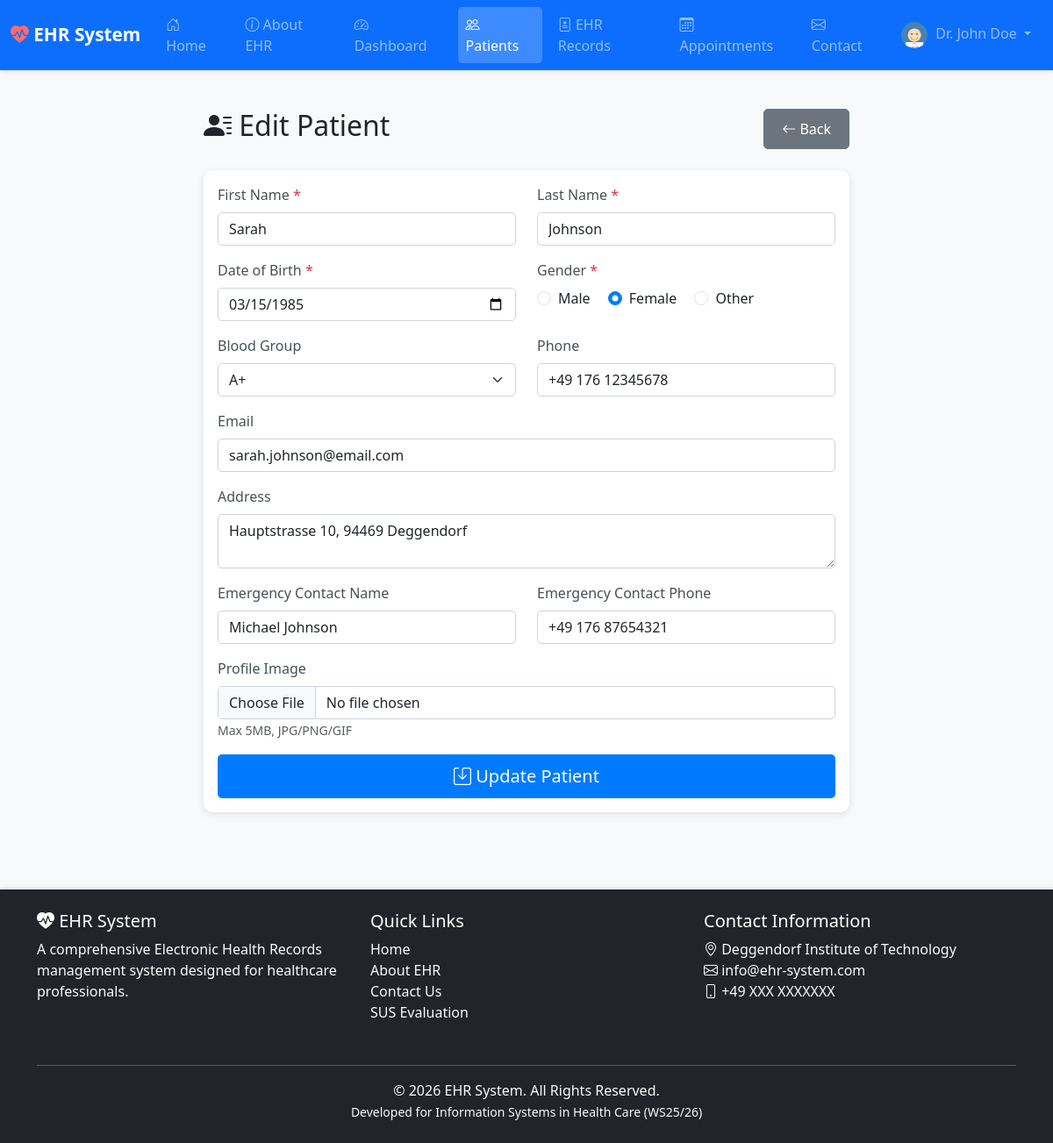
The page /modules/patients/edit_patient.php?id=1 (signed in) on the database its author committed.
### tables this page shows
CREATE TABLE IF NOT EXISTS doctors (
    doctor_id INT AUTO_INCREMENT PRIMARY KEY,
    first_name VARCHAR(50) NOT NULL,
    last_name VARCHAR(50) NOT NULL,
    email VARCHAR(100) NOT NULL UNIQUE,
    username VARCHAR(50) NOT NULL UNIQUE,
    password VARCHAR(255) NOT NULL,   
    phone VARCHAR(20),
    specialization VARCHAR(100),
    license_number VARCHAR(50),
    profile_image VARCHAR(255),   
    is_verified TINYINT(1) DEFAULT 0,   
    verification_token VARCHAR(100),     
    reset_token VARCHAR(100),            
    reset_token_expiry DATETIME,         
    created_at TIMESTAMP DEFAULT CURRENT_TIMESTAMP,
    updated_at TIMESTAMP DEFAULT CURRENT_TIMESTAMP ON UPDATE CURRENT_TIMESTAMP
);

CREATE TABLE IF NOT EXISTS patients (
    patient_id INT AUTO_INCREMENT PRIMARY KEY,
    doctor_id INT NOT NULL,   
    first_name VARCHAR(50) NOT NULL,
    last_name VARCHAR(50) NOT NULL,
    date_of_birth DATE NOT NULL,
    gender ENUM('Male', 'Female', 'Other') NOT NULL,   
    blood_group VARCHAR(5),
    phone VARCHAR(20),
    email VARCHAR(100),
    address TEXT,
    emergency_contact_name VARCHAR(100),
    emergency_contact_phone VARCHAR(20),
    profile_image VARCHAR(255),   
    created_at TIMESTAMP DEFAULT CURRENT_TIMESTAMP,
    updated_at TIMESTAMP DEFAULT CURRENT_TIMESTAMP ON UPDATE CURRENT_TIMESTAMP,
    FOREIGN KEY (doctor_id) REFERENCES doctors(doctor_id) ON DELETE CASCADE
);

### modules/patients/edit_patient.php (the view, shortened to what this page needs)
<?php
require_once '../../config/database.php';
$base_url = "../../";
$doctor_id = $_SESSION['doctor_id'];
$patient_id = (int)$_GET['id'];
$stmt = $conn->prepare("SELECT * FROM patients WHERE patient_id = ? AND doctor_id = ?");
$stmt->bind_param("ii", $patient_id, $doctor_id);
$stmt->execute();
$result = $stmt->get_result();
$patient = $result->fetch_assoc();
?>
<?php include '../../includes/header.php'; ?>
<div class="container mt-4">
    <div class="row">
        <div class="col-lg-8 mx-auto">
            <div class="d-flex justify-content-between align-items-center mb-4">
                <h2><i class="bi bi-person-lines-fill"></i> Edit Patient</h2>
                <a href="view_patient.php?id=<?php echo $patient_id; ?>" class="btn btn-secondary">
                    <i class="bi bi-arrow-left"></i> Back
                </a>
            </div>
            <div class="card">
                <div class="card-body">
                    <form method="POST" enctype="multipart/form-data">
                        <div class="row">
                            <div class="col-md-6 mb-3">
                                <label class="form-label" for="first_name">First Name <span class="text-danger">*</span></label>
                                <input id="first_name" type="text" class="form-control" name="first_name" value="<?php echo htmlspecialchars($patient['first_name']); ?>" required>
                            </div>
                            <div class="col-md-6 mb-3">
                                <label class="form-label" for="last_name">Last Name <span class="text-danger">*</span></label>
                                <input id="last_name" type="text" class="form-control" name="last_name" value="<?php echo htmlspecialchars($patient['last_name']); ?>" required>
                            </div>
                        </div>
                        <div class="row">
                            <div class="col-md-6 mb-3">
                                <label class="form-label" for="date_of_birth">Date of Birth <span class="text-danger">*</span></label>
                                <input id="date_of_birth" type="date" class="form-control" name="date_of_birth" value="<?php echo $patient['date_of_birth']; ?>" required>
                            </div>
                            <div class="col-md-6 mb-3">
                                <label class="form-label">Gender <span class="text-danger">*</span></label><br>
                                <div class="form-check form-check-inline">
                                    <input id="gender_m" class="form-check-input" type="radio" name="gender" value="Male" <?php echo ($patient['gender'] == 'Male') ? 'checked' : ''; ?> required>
                                    <label class="form-check-label" for="gender_m">Male</label>
                                </div>
                                <div class="form-check form-check-inline">
                                    <input id="gender_f" class="form-check-input" type="radio" name="gender" value="Female" <?php echo ($patient['gender'] == 'Female') ? 'checked' : ''; ?> required>
                                    <label class="form-check-label" for="gender_f">Female</label>
                                </div>
                                <div class="form-check form-check-inline">
                                    <input id="gender_o" class="form-check-input" type="radio" name="gender" value="Other" <?php echo ($patient['gender'] == 'Other') ? 'checked' : ''; ?> required>
                                    <label class="form-check-label" for="gender_o">Other</label>
                                </div>
                            </div>
                        </div>
                        <div class="row">
                            <div class="col-md-6 mb-3">
                                <label class="form-label" for="blood_group">Blood Group</label>
                                <select id="blood_group" class="form-select" name="blood_group">
                                    <?php
                                    $groups = ['A+','A-','B+','B-','AB+','AB-','O+','O-'];
                                    foreach ($groups as $g) {
                                        $sel = ($patient['blood_group'] == $g) ? 'selected' : '';
                                        echo "<option value=\"$g\" $sel>$g</option>";
                                    }
                                    ?>
                                </select>
                            </div>
                            <div class="col-md-6 mb-3">
                                <label class="form-label" for="phone">Phone</label>
                                <input id="phone" type="tel" class="form-control" name="phone" value="<?php echo htmlspecialchars($patient['phone']); ?>">
                            </div>
                        </div>
                        <div class="mb-3">
                            <label class="form-label" for="email">Email</label>
                            <input id="email" type="email" class="form-control" name="email" value="<?php echo htmlspecialchars($patient['email']); ?>">
                        </div>
                        <div class="mb-3">
                            <label class="form-label" for="address">Address</label>
                            <textarea id="address" class="form-control" name="address" rows="2"><?php echo htmlspecialchars($patient['address']); ?></textarea>
                        </div>
                        <div class="row">
                            <div class="col-md-6 mb-3">
                                <label class="form-label" for="emergency_contact_name">Emergency Contact Name</label>
                                <input id="emergency_contact_name" type="text" class="form-control" name="emergency_contact_name" value="<?php echo htmlspecialchars($patient['emergency_contact_name']); ?>">
                            </div>
                            <div class="col-md-6 mb-3">
                                <label class="form-label" for="emergency_contact_phone">Emergency Contact Phone</label>
                                <input id="emergency_contact_phone" type="tel" class="form-control" name="emergency_contact_phone" value="<?php echo htmlspecialchars($patient['emergency_contact_phone']); ?>">
                            </div>
                        </div>
                        <div class="mb-3">
                            <label class="form-label" for="profile_image">Profile Image</label>
                            <input id="profile_image" type="file" class="form-control" name="profile_image" accept="image/*" onchange="previewImage(this, 'imagePreview')">
                            <small class="text-muted">Max 5MB, JPG/PNG/GIF</small>
                        </div>
                        <div class="d-grid gap-2">
                            <button type="submit" class="btn btn-primary btn-lg">
                                <i class="bi bi-save"></i> Update Patient
                            </button>
                        </div>
                    </form>
                </div>
            </div>
        </div>
    </div>
</div>
<?php include '../../includes/footer.php'; ?>

### includes/navbar.php (shortened to what this page needs)
<?php
global $base_url;
$is_logged_in = isset($_SESSION['doctor_id']) && !empty($_SESSION['doctor_id']);
$doctor_name = $is_logged_in ? $_SESSION['doctor_name'] : 'Guest';
?>
<nav class="navbar navbar-expand-lg navbar-dark bg-primary sticky-top">
    <div class="container-fluid">
        <a class="navbar-brand" href="<?php echo $base_url; ?>index.php">
            <i class="bi bi-heart-pulse-fill"></i> EHR System
        </a>
        <div class="collapse navbar-collapse" id="navbarNav">
            <ul class="navbar-nav me-auto mb-2 mb-lg-0">
                <li class="nav-item">
                    <a class="nav-link <?php echo (basename($_SERVER['PHP_SELF']) == 'index.php') ? 'active' : ''; ?>" href="<?php echo $base_url; ?>index.php">
                        <i class="bi bi-house-door"></i> Home
                    </a>
                </li>
                <li class="nav-item">
                    <a class="nav-link <?php echo (basename($_SERVER['PHP_SELF']) == 'about.php') ? 'active' : ''; ?>" href="<?php echo $base_url; ?>about.php">
                        <i class="bi bi-info-circle"></i> About EHR
                    </a>
                </li>
                <?php if($is_logged_in): ?>
                    <li class="nav-item">
                        <a class="nav-link <?php echo (strpos($_SERVER['PHP_SELF'], 'dashboard') !== false) ? 'active' : ''; ?>" href="<?php echo $base_url; ?>modules/dashboard/dashboard.php">
                            <i class="bi bi-speedometer2"></i> Dashboard
                        </a>
                    </li>
                    <li class="nav-item">
                        <a class="nav-link <?php echo (strpos($_SERVER['PHP_SELF'], 'patients') !== false) ? 'active' : ''; ?>" href="<?php echo $base_url; ?>modules/patients/view_patients.php">
                            <i class="bi bi-people"></i> Patients
                        </a>
                    </li>
                    <li class="nav-item">
                        <a class="nav-link <?php echo (strpos($_SERVER['PHP_SELF'], 'ehr_records') !== false) ? 'active' : ''; ?>" href="<?php echo $base_url; ?>modules/patients/ehr_records.php">
                            <i class="bi bi-file-medical"></i> EHR Records
                        </a>
                    </li>
                    <li class="nav-item">
                        <a class="nav-link <?php echo (strpos($_SERVER['PHP_SELF'], 'appointments') !== false) ? 'active' : ''; ?>" href="<?php echo $base_url; ?>modules/appointments/view_appointments.php">
                            <i class="bi bi-calendar3"></i> Appointments
                        </a>
                    </li>
                <?php endif; ?>
                <li class="nav-item">
                    <a class="nav-link <?php echo (basename($_SERVER['PHP_SELF']) == 'contact.php') ? 'active' : ''; ?>" href="<?php echo $base_url; ?>contact.php">
                        <i class="bi bi-envelope"></i> Contact
                    </a>
                </li>
            </ul>
            <ul class="navbar-nav ms-auto">
                <?php if($is_logged_in): ?>
                    <li class="nav-item dropdown">
                        <a class="nav-link dropdown-toggle" href="#" id="navbarDropdown" role="button" data-bs-toggle="dropdown" aria-expanded="false">
                            <?php
                            if (isset($_SESSION['doctor_id'])) {
                                $doctor_id = $_SESSION['doctor_id'];
                                $stmt = $conn->prepare("SELECT profile_image FROM doctors WHERE doctor_id = ?");
                                $stmt->bind_param("i", $doctor_id);
                                $stmt->execute();
                                $result = $stmt->get_result();
                                $doctor_profile = $result->fetch_assoc();
                                if ($doctor_profile && $doctor_profile['profile_image']):
                            ?>
                                <img src="<?php echo $base_url; ?>uploads/profile_pics/<?php echo $doctor_profile['profile_image']; ?>" class="rounded-circle" width="30" height="30" style="object-fit: cover; margin-right: 5px;">
                            <?php else: ?>
                                <i class="bi bi-person-circle"></i>
                            <?php
                                endif;
                            }
                            ?>
                            Dr. <?php echo htmlspecialchars($doctor_name); ?>
                        </a>
                    </li>
                <?php endif; ?>
            </ul>
        </div>
    </div>
</nav>

### css/style.css (style rules this page uses)
* { margin: 0; padding: 0; box-sizing: border-box; }
body { font-family: 'Segoe UI', Tahoma, Geneva, Verdana, sans-serif; background-color: #f8f9fa; min-height: 100vh; display: flex; flex-direction: column; }
.navbar { box-shadow: 0 2px 4px rgba(0,0,0,0.1); }
.navbar-brand { font-weight: bold; font-size: 1.3rem; }
.navbar-brand i { color: #ff6b6b; }
.nav-link { transition: all 0.3s ease; margin: 0 5px; }
.nav-link.active { background-color: rgba(255, 255, 255, 0.2); border-radius: 5px; }
.card { border: none; border-radius: 10px; box-shadow: 0 2px 8px rgba(0,0,0,0.1); transition: transform 0.3s ease, box-shadow 0.3s ease; }
.btn { border-radius: 5px; padding: 10px 20px; transition: all 0.3s ease; }
.btn-primary { background-color: #007bff; border: none; }
.form-control, .form-select { border-radius: 5px; border: 1px solid #ced4da; transition: border-color 0.3s ease, box-shadow 0.3s ease; }
.form-label { font-weight: 500; color: #495057; }
.form-check-input:checked { background-color: #007bff; border-color: #007bff; }

### rows shown on the page
doctors: profile_image (picture)
patients: first_name "Sarah", last_name "Johnson", date_of_birth "03/15/1985", gender "☐ Male", gender "☑ Female", gender "☐ Other", phone "+49 176 12345678", email "sarah.johnson@email.com", address "Hauptstrasse 10, 94469 Deggendorf", emergency_contact_name "Michael Johnson", emergency_contact_phone "+49 176 87654321"

### other values the page prints
$doctor_name "John Doe"
form field blood_group "A+"
